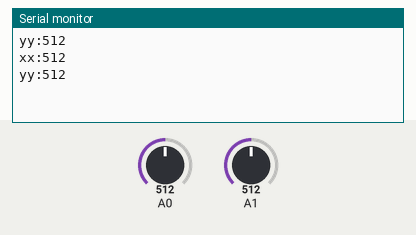
This sketch was run on a simulated Arduino Uno, built with avr-gcc and run on an emulated ATmega328P. On the bench: the last lines printed to the serial monitor. Inputs (shaded band) come from the test bench; at power-on: A0 = 512, A1 = 512.

Above: at 3.8 s.
3.9 s: A0 set to 716
At 4.7 s:
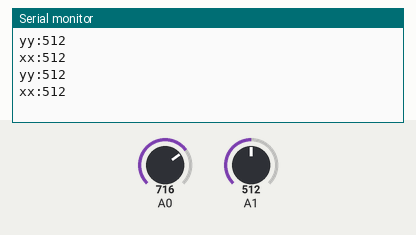
6.7 s: A1 set to 716
At 7.8 s:
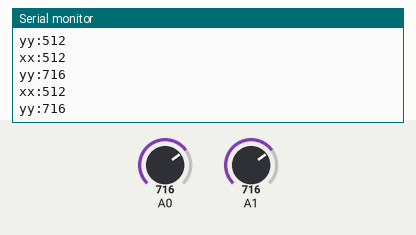
9.5 s: A0 set to 900
At 10.5 s:
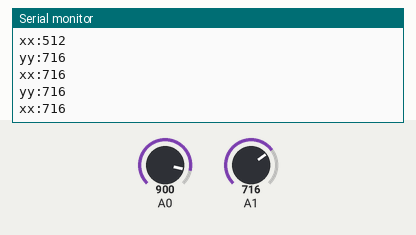
12.3 s: A1 set to 900
At 13.8 s:
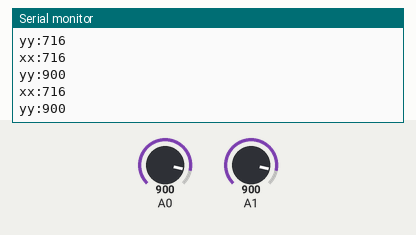
Timing chart, 0 to 15.3 s (numbered marks = the images above; inputs shaded):
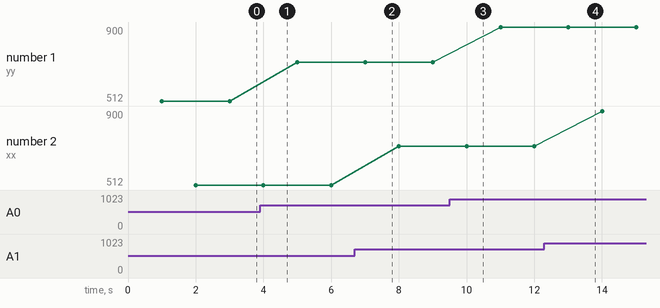

Measured:
- plotted number 1: 512 → 716 after the input at 3.9 s, 716 → 900 after the input at 9.5 s

The sketch:

read_potentiometer.ino
```cpp
void setup()
{
  Serial.begin(9600);
}

void loop(void)
{
  delay(1000);
  Serial.print("yy:");
  Serial.println(analogRead(A0));
  delay(1000);
  Serial.print("xx:");
  Serial.println(analogRead(A1));

}
```
